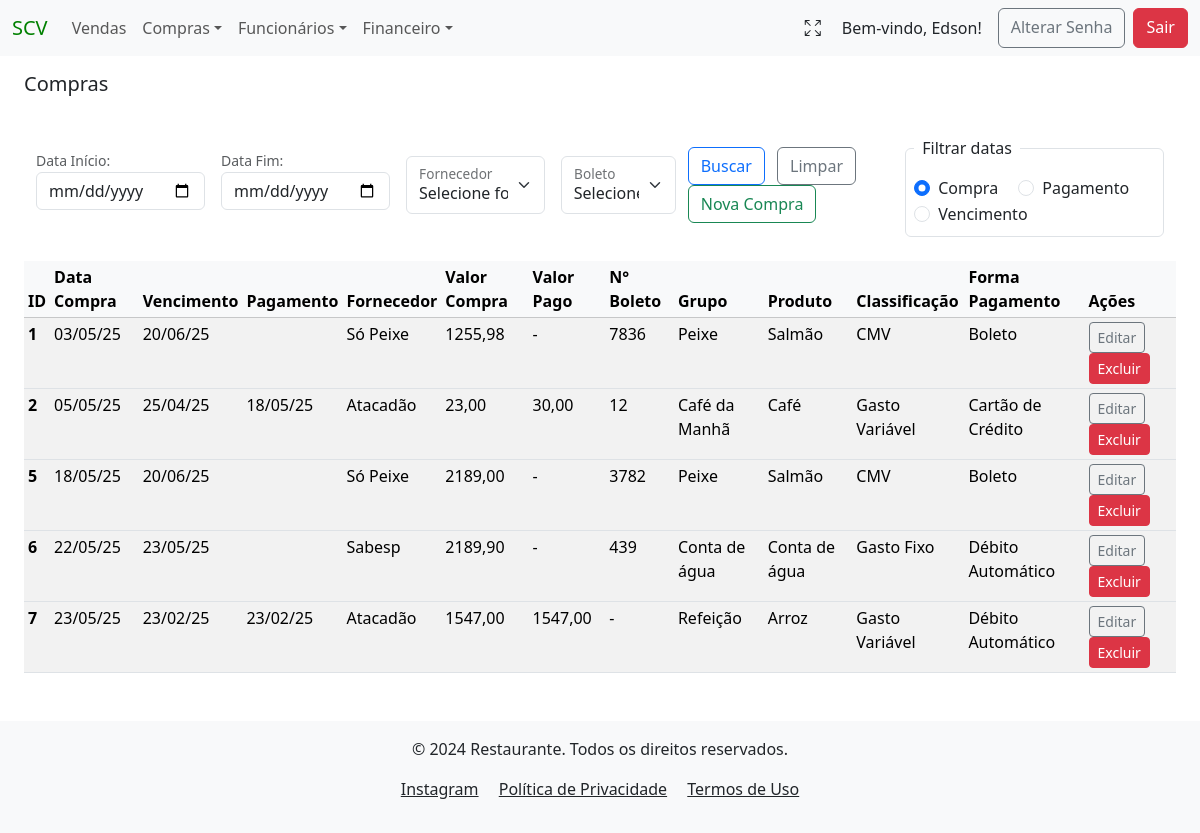
/compras/ (signed in), run on an earlier commit of the app's database.
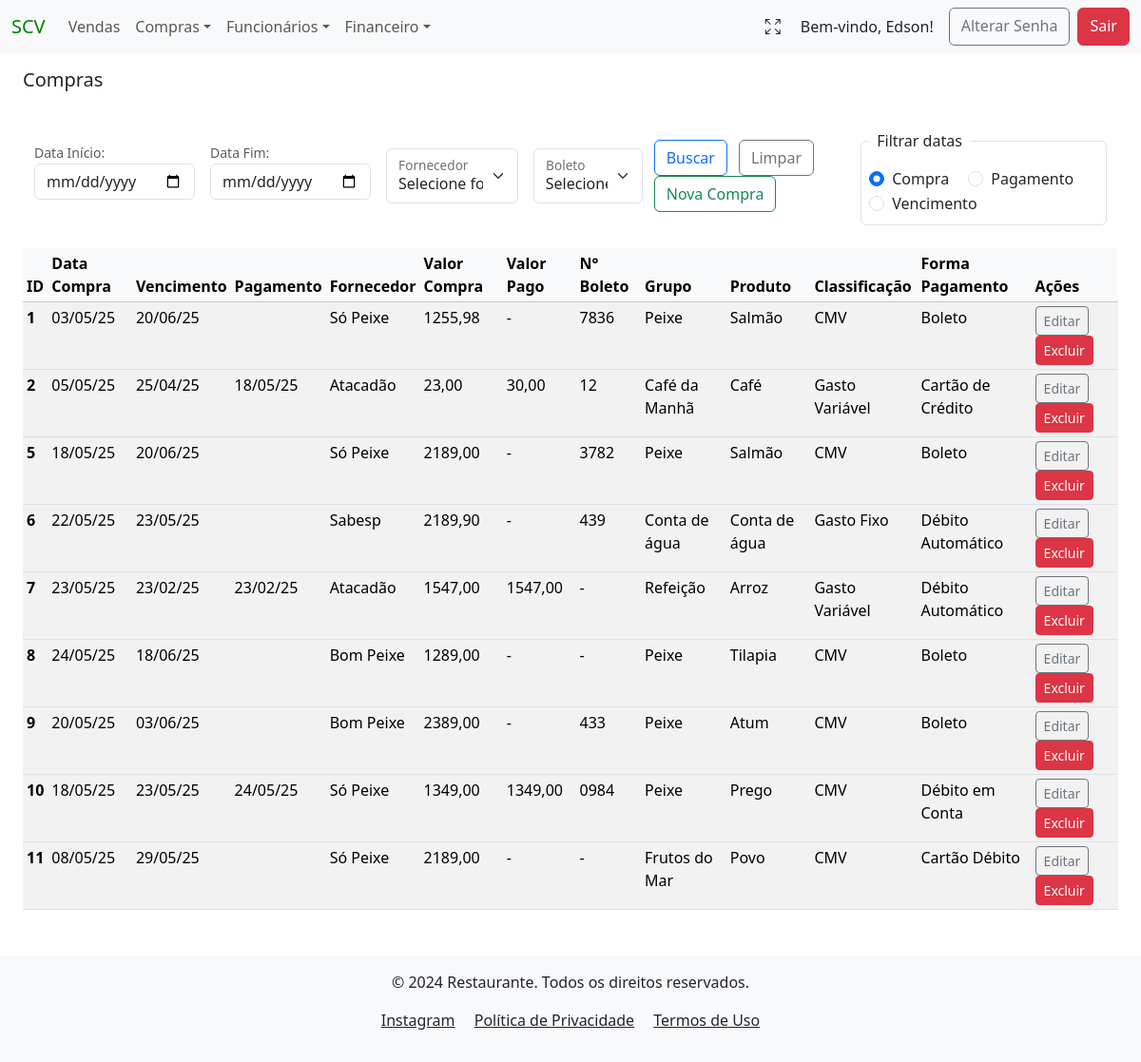
And on a later commit of the database.
### compras/models.py (models this page shows)
class Compras(models.Model):
    classificacao_choices = [
                        ('CMV', 'CMV'),
                        ('Gasto Fixo', 'Gasto Fixo'),
                        ('Gasto Variável', 'Gasto Variável')
                        ]
    tipo_pagamento = [
                    ('Dinheiro', 'Dinheiro'),
                    ('Cartão de Crédito', 'Cartão de Crédito'),
                    ('Cartão Débito', 'Cartão Débito'),
                    ('Pix', 'Pix'),
                    ('Cheque', 'Cheque'),
                    ('Transferência', 'Transferência'),
                    ('Boleto', 'Boleto'),
                    ('Débito em Conta', 'Débito em Conta')
    ]
    tenant = models.ForeignKey(Tenant, on_delete=models.CASCADE)
    created_at = models.DateTimeField(auto_now_add=True)
    data_compra = models.DateField(verbose_name="Data da Venda", null=False, blank=False)
    data_vencimento = models.DateField(verbose_name="Data do Vencimento", null=True, blank=False)
    data_pagamento = models.DateField(verbose_name="Data do Pagamento", null=True, blank=True)
    fornecedor = models.ForeignKey(Fornecedor, on_delete=models.PROTECT, verbose_name="Fornecedor", null=False, blank=False)
    valor_compra = models.DecimalField(verbose_name="Valor da Compra", max_digits=9, decimal_places=2, null=False, blank=False)
    valor_pago = models.DecimalField(verbose_name="Valor de Pagamento", max_digits=9, decimal_places=2, null=True, blank=True)
    qtd = models.CharField(verbose_name="Quantidade", max_length=10, null=True, blank=True)
    numero_boleto = models.CharField(verbose_name="Boleto", max_length=10, null=True, blank=True)
    grupo_produto = models.CharField(verbose_name="Grupo do Produto", max_length=20, null=True, blank=False)
    produto = models.CharField(verbose_name="Produto", max_length=20, null=True, blank=False)
    classificacao = models.CharField(verbose_name="Classificação", choices=classificacao_choices, max_length=20, null=True, blank=False)
    forma_pagamento = models.CharField(verbose_name="Forma de Pagamento", choices=tipo_pagamento, max_length=17, null=True, blank=False)
    observacao = models.CharField(verbose_name="Observação", max_length=35, null=True, blank=True)
    author = models.ForeignKey(settings.AUTH_USER_MODEL, on_delete=models.PROTECT, blank=False, default=1)
    dt_atualizado = models.DateTimeField(auto_now=True, null=False, blank=False)

class Fornecedor(models.Model):
    tenant = models.ForeignKey(Tenant, on_delete=models.CASCADE)
    created_at = models.DateTimeField(auto_now_add=True)
    nome_empresa = models.CharField(verbose_name="Fornecedor", max_length=50, blank=False)
    cnpj = models.CharField(verbose_name="CNPJ", max_length=14, null=True, blank=True)
    nome_contato = models.CharField(verbose_name="Contato", max_length=35, null=True, blank=True)
    telefone = models.CharField(verbose_name="Telefone", max_length=15, null=True, blank=True)
    email = models.CharField(verbose_name="E-mail", max_length=40, null=True, blank=True)
    endereco = models.CharField(verbose_name="Endereço", max_length=255, null=True, blank=True)
    cep = models.CharField(verbose_name="CEP", max_length=8, null=True, blank=True)
    numero = models.CharField(verbose_name="Número", max_length=10, null=True, blank=True)
    bairro = models.CharField(verbose_name="Bairro", max_length=20, null=True, blank=True)
    cidade = models.CharField(verbose_name="Cidade", max_length=30, null=True, blank=True)
    author = models.ForeignKey(settings.AUTH_USER_MODEL, on_delete=models.PROTECT, blank=False, default=1)
    dt_atualizado = models.DateTimeField(auto_now=True, null=False, blank=False)
    class Meta:
        unique_together = ('tenant', 'nome_empresa')
        verbose_name = "Fornecedor"
        verbose_name_plural = "Fornecedores"
    def __str__(self):
        return f"{self.nome_empresa}"

### compras/views.py (the view, shortened to what this page needs)
# urls.py: path('compras/', ComprasListView.as_view(), name="compras_list"),
class ComprasListView(LoginRequiredMixin, PermissionRequiredMixin, TenantQuerysetMixin, HandleNoPermissionMixin, ListView):
    model = Compras
    permission_required = 'compras.view_compras'  # Permissão para visualizar objetos'
    def get_queryset(self):
        tenant = getattr(self.request.user, 'tenant', None)
        if not tenant:
            return Compras.objects.none()  # Retorna vazio se o tenant não for encontrado
        queryset = Compras.objects.filter(tenant=tenant)
        data_inicio = self.request.GET.get('data_inicio')
        data_fim = self.request.GET.get('data_fim')
        fornecedor_selecionado = self.request.GET.getlist('fornecedor[]')
        boleto_selecionado = self.request.GET.getlist('numero_boleto[]')
        filtro_data = self.request.GET.get('filtro_data', 'compra')  # Padrão é 'compra'
        fornecedor_selecionado = [f for f in fornecedor_selecionado if f]  # Remove valores vazios
        if fornecedor_selecionado:  # Só aplica o filtro se a lista não estiver vazia
            queryset = queryset.filter(fornecedor__id__in=fornecedor_selecionado)
        boleto_selecionado = [b for b in boleto_selecionado if b]  # Remove valores vazios
        if boleto_selecionado:
            queryset = queryset.filter(numero_boleto__in=boleto_selecionado)
        return queryset
    def get_context_data(self, **kwargs):
        context = super().get_context_data(**kwargs)
        tenant = getattr(self.request.user, 'tenant', None)
        if tenant:
            tenant = str(tenant).lower().replace(' ', '_')  # Converte para minúsculas e substitui espaços por underscores
        context['tenant'] = tenant
        context['fornecedores'] = Fornecedor.objects.filter(tenant=self.request.user.tenant)
        context['numero_boleto'] = Compras.objects.filter(tenant=self.request.user.tenant).values_list('numero_boleto', flat=True).distinct()
        return context

### project/context_processors.py (called while the page is built)
def tenant_context(request):
    return {
        'tenant': request.GET.get('tenant', None),
    }

### users/models.py (called while the page is built)
    def __str__(self):
        return self.name

### compras/templates/compras/compras_list.html (shortened to what the changed rows need)
{% extends 'global/base.html' %}
{% block content %}
    {% if compras_list %}
        <table class="table table-sm table-striped table-hover mt-3">
            <thead class="table-light">
                <tr>
                    <th scope="col">ID</th>
                    <th scope="col">Data Compra</th>
                    <th scope="col">Vencimento</th>
                    <th scope="col">Pagamento</th>
                    <th scope="col">Fornecedor</th>
                    <th scope="col">Valor Compra</th>
                    <th scope="col">Valor Pago</th>
                    <th scope="col">N° Boleto</th>
                    <th scope="col">Grupo</th>
                    <th scope="col">Produto</th>
                    <th scope="col">Classificação</th>
                    <th scope="col">Forma Pagamento</th>
                    <th scope="col">Ações</th>
                </tr>
            </thead>
            <tbody>
                {% for compras in compras_list %}
                    <tr>
                        <th scope="row" >{{ compras.pk }}</th>
                        <td>{{ compras.data_compra| date:"d/m/y"}}</td>
                        <td>{{ compras.data_vencimento| date:"d/m/y"}}</td>
                        <td>{{ compras.data_pagamento| date:"d/m/y"}}</td>
                        <td>{{ compras.fornecedor }}</td>
                        <td>{{ compras.valor_compra| floatformat:2| default:"-" }}</td>
                        <td>{{ compras.valor_pago| floatformat:2| default:"-" }}</td>
                        <td>{{ compras.numero_boleto| default:"-" }}</td>
                        <td>{{ compras.grupo_produto| default:"-" }}</td>
                        <td>{{ compras.produto| default:"-" }}</td>
                        <td>{{ compras.classificacao| default:"-" }}</td>
                        <td>{{ compras.forma_pagamento| default:"-" }}</td>
                        <td>
                            <a href="{% url 'update_compras' pk=compras.pk %}?tenant={{ tenant }}" class="btn btn-outline-secondary btn-sm" >Editar</a>
                            <a href="{% url 'delete_compras' pk=compras.pk %}?tenant={{ tenant }}" class="btn btn-danger btn-sm" >Excluir</a>
                        </td>
                    </tr>
                {% endfor %}
            </tbody>
        </table>
    {% else %}
        <div class="container">
            <div class="alert alert-warning mt-3" role="alert">
                Não há compras para o filtro selecionado.
            </div>
        </div>
    {% endif %}
{% endblock content %}

What changed in the data, as far as the page shows it:
added Compras: pk "8", data_compra "24/05/25", data_vencimento "18/06/25", fornecedor "Bom Peixe", valor_compra "1289,00", valor_pago "-", numero_boleto "-", grupo_produto "Peixe", produto "Tilapia", classificacao "CMV", forma_pagamento "Boleto"
added Compras: pk "9", data_compra "20/05/25", data_vencimento "03/06/25", fornecedor "Bom Peixe", valor_compra "2389,00", valor_pago "-", numero_boleto "433", grupo_produto "Peixe", produto "Atum", classificacao "CMV", forma_pagamento "Boleto"
added Compras: pk "10", data_compra "18/05/25", data_vencimento "23/05/25", data_pagamento "24/05/25", fornecedor "Só Peixe", valor_compra "1349,00", valor_pago "1349,00", numero_boleto "0984", grupo_produto "Peixe", produto "Prego", classificacao "CMV", forma_pagamento "Débito em Conta"
added Compras: pk "11", data_compra "08/05/25", data_vencimento "29/05/25", fornecedor "Só Peixe", valor_compra "2189,00", valor_pago "-", numero_boleto "-", grupo_produto "Frutos do Mar", produto "Povo", classificacao "CMV", forma_pagamento "Cartão Débito"
